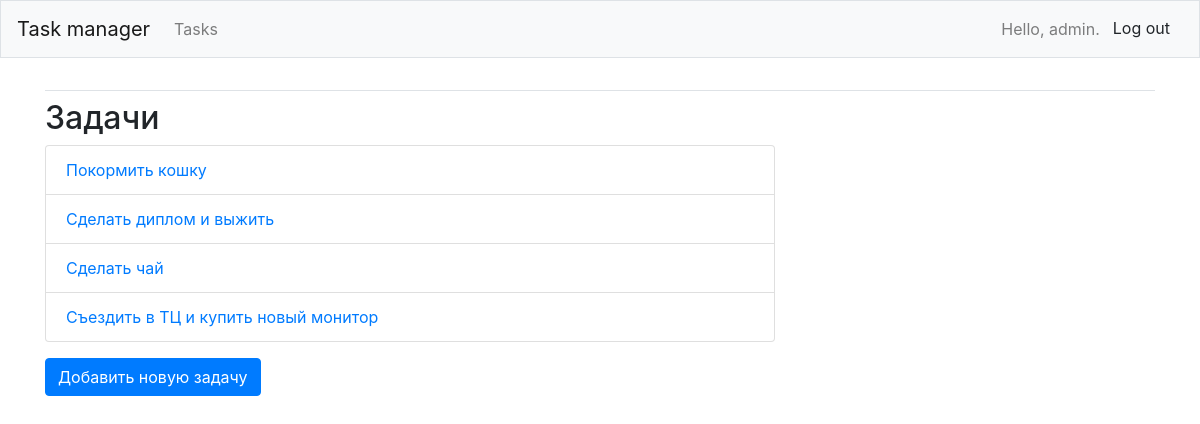
Page /tasks/ (signed in) on the committed database.
### tasks1/models.py (models this page shows)
class TodoList(models.Model):
    task_name = models.CharField(max_length=200)
    owner = models.ForeignKey(User, on_delete=models.CASCADE)
    def __str__(self):
        return self.task_name

### tasks1/views.py (the view)
# urls.py: path('tasks/', views.tasks, name='tasks'),
@login_required
def tasks(request):
    tasks = TodoList.objects.filter(owner=request.user).order_by('task_name')
    context = {'tasks': tasks}
    return render(request, 'tasks1/tasks.html', context)

### tasks1/templates/tasks1/tasks.html
{% extends "tasks1/base.html" %}
{% block content %}
    <div class="row">
        <div class="col-md-8">
            <h2>Задачи</h2>
            <ul class="list-group">
                {% for task in tasks %}
                    <li class="list-group-item">
                        <a href="{% url 'tasks1:task' task.id %}">{{ task }}</a>
                    </li>
                {% empty %}
                    <li class="list-group-item">No tasks ¯\_(ツ)_/¯</li>
                {% endfor %}
            </ul>
            <a href="{% url 'tasks1:new_task' %}" class="btn btn-primary mt-3">Добавить новую задачу</a>
        </div>
    </div>
{% endblock content %}

### tasks1/templates/tasks1/base.html (shortened to what this page needs)
{% load bootstrap4 %}
<!DOCTYPE html>
<html lang="en">
<head>
    {% bootstrap_css %}
</head>
<body>
<nav class="navbar navbar-expand-md navbar-light bg-light mb-4 border">
    <a class="navbar-brand" href="{% url 'tasks1:index' %}">
        Task manager
    </a>
    <div class="collapse navbar-collapse" id="navbarCollapse">
        <ul class="navbar-nav mr-auto">
            <li class="nav-item">
                <a class="nav-link" href="{% url 'tasks1:tasks' %}">
                    Tasks
                </a>
            </li>
        </ul>
        <ul class="navbar-nav ml-auto">
            {% if user.is_authenticated %}
                <li class="nav-item">
                    <span class="navbar-text">Hello, {{ user.username }}.</span>
                </li>
                <li class="nav-item">
                    <form action="{% url 'users:logout' %}" method="post">
                        <button type="submit" class="btn btn-light">Log out</button>
                    </form>
                </li>
            {% endif %}
        </ul>
    </div>
</nav>
<main role="main" class="container">
    <div class="pb-2 mb-2 border-bottom">
    </div>
    <div>
        {% block content %}{% endblock content %}
    </div>
</main>
</body>
</html>

### rows in the picture
TodoList: task_name "Покормить кошку"
TodoList: task_name "Сделать диплом и выжить"
TodoList: task_name "Сделать чай"
TodoList: task_name "Съездить в ТЦ и купить новый монитор"

### other values in the picture
{{ user.username }} "admin"
